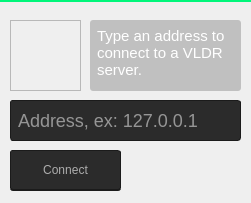
<?xml version="1.0" encoding="UTF-8"?>
<ui version="4.0">
 <class>vldrIntroQt</class>
 <widget class="QWidget" name="vldrIntroQt">
  <property name="geometry">
   <rect>
    <x>0</x>
    <y>0</y>
    <width>251</width>
    <height>203</height>
   </rect>
  </property>
  <property name="windowTitle">
   <string>vldrIntroQt</string>
  </property>
  <property name="styleSheet">
   <string notr="true">background-repeat: repeat;
background-image: url(:/vldrChatQt/cartographer2.png)</string>
  </property>
  <widget class="QLineEdit" name="ipBox">
   <property name="geometry">
    <rect>
     <x>10</x>
     <y>100</y>
     <width>231</width>
     <height>41</height>
    </rect>
   </property>
   <property name="styleSheet">
    <string notr="true">border:1px solid rgb(27, 27, 27);
background:none;
background-color:rgb(43, 43, 43);
color:white;
padding:5px;
font-size:18px;
border-radius:3px;</string>
   </property>
   <property name="placeholderText">
    <string>Address, ex: 127.0.0.1</string>
   </property>
  </widget>
  <widget class="QPushButton" name="connectButton">
   <property name="geometry">
    <rect>
     <x>10</x>
     <y>150</y>
     <width>111</width>
     <height>41</height>
    </rect>
   </property>
   <property name="styleSheet">
    <string notr="true">QPushButton {
border:1px solid rgb(27, 27, 27);
border-bottom:2px solid rgb(27, 27, 27);
background:none;
background-color:rgb(43, 43, 43);
color:rgb(173, 173, 173);
border-radius: 3px;
}

QPushButton:hover {
	color:white;
}

QPushButton:pressed {
	border-bottom:0px solid gray;
}</string>
   </property>
   <property name="text">
    <string>Connect</string>
   </property>
  </widget>
  <widget class="QFrame" name="frame">
   <property name="geometry">
    <rect>
     <x>10</x>
     <y>20</y>
     <width>71</width>
     <height>71</height>
    </rect>
   </property>
   <property name="styleSheet">
    <string notr="true">border-image: url(:/vldrChatQt/VLDRIconThumbnail2.png) 0 0 0 0 stretch stretch;</string>
   </property>
   <property name="frameShape">
    <enum>QFrame::StyledPanel</enum>
   </property>
   <property name="frameShadow">
    <enum>QFrame::Raised</enum>
   </property>
  </widget>
  <widget class="QLabel" name="label">
   <property name="geometry">
    <rect>
     <x>90</x>
     <y>20</y>
     <width>151</width>
     <height>71</height>
    </rect>
   </property>
   <property name="font">
    <font>
     <family>MS Shell Dlg 2</family>
     <pointsize>11</pointsize>
    </font>
   </property>
   <property name="styleSheet">
    <string notr="true">color:white;
padding-left:1px;
padding-top:-2px;
background:none;
background-color:rgb(0,0,0,50);
border-radius:3px;
padding:3px</string>
   </property>
   <property name="text">
    <string>Type an address to connect to a VLDR server.</string>
   </property>
   <property name="alignment">
    <set>Qt::AlignLeading|Qt::AlignLeft|Qt::AlignTop</set>
   </property>
   <property name="wordWrap">
    <bool>true</bool>
   </property>
  </widget>
  <widget class="QWidget" name="widget" native="true">
   <property name="geometry">
    <rect>
     <x>-50</x>
     <y>0</y>
     <width>461</width>
     <height>20</height>
    </rect>
   </property>
   <property name="styleSheet">
    <string notr="true">border-top:2px solid rgb(0, 246, 122);
background:none;</string>
   </property>
  </widget>
 </widget>
 <layoutdefault spacing="6" margin="11"/>
 <resources>
  <include location="vldrChatQt.qrc"/>
 </resources>
 <connections/>
</ui>
